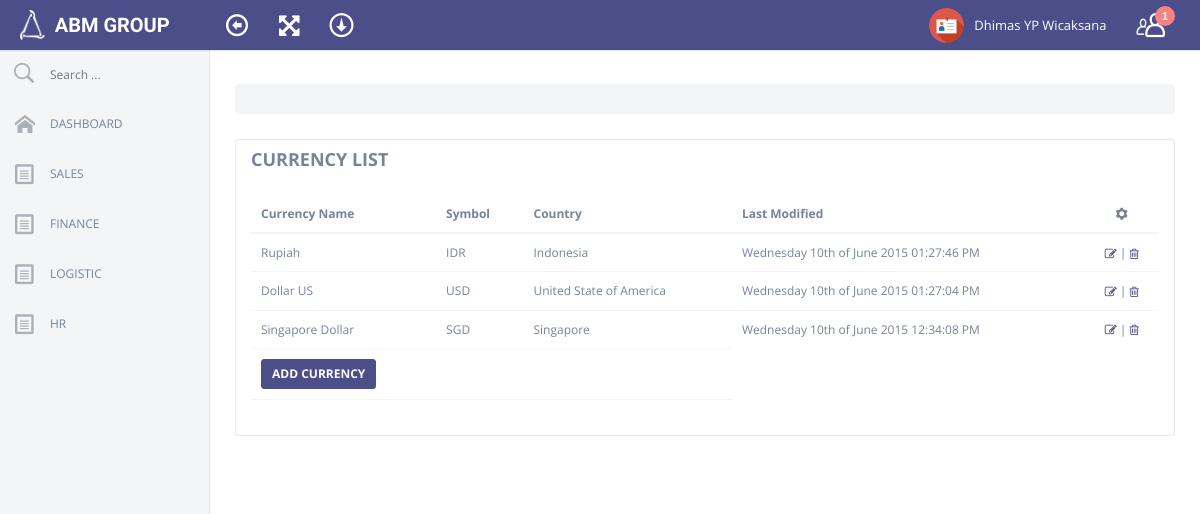
Page /listCurrency.php (signed in) on the committed database.
### tables this page shows
CREATE TABLE IF NOT EXISTS `employee` (
`id_karyawan` int(255) NOT NULL,
  `no_pegawai` int(255) DEFAULT NULL,
  `join_date` varchar(100) DEFAULT '',
  `status_karyawan` varchar(1000) DEFAULT '',
  `kode_company` varchar(100) DEFAULT '',
  `nama_depan` varchar(1000) DEFAULT '',
  `nama_tengah` varchar(1000) DEFAULT '',
  `nama_belakang` varchar(1000) DEFAULT '',
  `tempat_lahir` varchar(1000) DEFAULT '',
  `ttl_karyawan` varchar(1000) DEFAULT '',
  `alamat_karyawan` varchar(1000) DEFAULT '',
  `kota_karyawan` varchar(1000) DEFAULT '',
  `kodepos_karyawan` int(255) DEFAULT NULL,
  `propinsi_karyawan` varchar(1000) DEFAULT '',
  `negara_karyawan` varchar(1000) DEFAULT '',
  `telpon_karyawan` varchar(1000) DEFAULT '',
  `mobile_karyawan` varchar(1000) DEFAULT '',
  `email_karyawan` varchar(1000) DEFAULT '',
  `job_tittle` varchar(1000) DEFAULT '',
  `basic_salary` int(255) DEFAULT NULL,
  `meals_salary` int(255) DEFAULT NULL,
  `npwp` varchar(1000) DEFAULT '',
  `bpjs` varchar(1000) DEFAULT '',
  `sex` varchar(1000) DEFAULT '',
  `martial_status` varchar(1000) DEFAULT '',
  `spouse_name` varchar(1000) DEFAULT '',
  `no_child` int(10) DEFAULT NULL,
  `emergency_contact` varchar(1000) DEFAULT '',
  `emergency_phone` varchar(1000) DEFAULT '',
  `id_type` varchar(1000) DEFAULT '',
  `id_no` varchar(1000) DEFAULT '',
  `foto` varchar(1000) DEFAULT '',
  `status` int(10) DEFAULT NULL,
  `vis` int(10) DEFAULT NULL,
  `create_user` varchar(1000) DEFAULT '',
  `create_date` varchar(1000) DEFAULT '',
  `modified_user` varchar(1000) DEFAULT '',
  `modified_date` varchar(1000) DEFAULT ''
);

CREATE TABLE IF NOT EXISTS `currency` (
`idCurrency` int(255) NOT NULL,
  `description` varchar(1000) NOT NULL,
  `symbol` varchar(1000) NOT NULL,
  `nation` varchar(1000) NOT NULL,
  `vis` int(10) NOT NULL,
  `createUser` varchar(1000) NOT NULL,
  `createDate` varchar(1000) NOT NULL,
  `modUser` varchar(1000) NOT NULL,
  `modDate` varchar(1000) NOT NULL
);

### listCurrency.php (the view, shortened to what this page needs)
<?PHP
	  $id2=$_SESSION['SESS_MEMBER_ID'];
	  $tampil= mysql_query("select * from user where id_pegawai='$id2'");
	  $data_tampil = mysql_fetch_array($tampil);
	  $kd_role = $data_tampil['role'];
    $peg = $data_tampil['nama_pegawai'];
    $today = date("l jS \of F Y h:i:s A");
	if ($kd_role == "1") {
  include ("head_meta.php");
?>
<body>
  <?PHP
  include ("header.php");
  include ("sidebar.php");
  ?>
<div id=content>
  <div class=content-wrapper>
    <div class="row">
      <div class="col-lg-12 heading">
        <br>
        <ul id="crumb" class="breadcrumb">
        </ul>
      </div>
    </div>
    <div class=outlet>
      <div class=row>
        <div class=col-lg-12>
          <div class="panel panel-default plain panelRefresh">
            <div class="panel-heading white-bg">
              <h4>CURRENCY LIST</h4>
            </div>
            <div class=panel-body>
              <table class="table display" id=datatable>
                <thead>
                  <tr>
                    <th>Currency Name
                    <th>Symbol
                    <th>Country
                    <th>Last Modified
                    <th class="text-center"><i class="im-cog"></i>
                <tbody>
					        <?PHP
                    $mu= mysql_query("select * from currency where vis='0' order by idCurrency asc limit 0, 10");
						          While($mu2= mysql_fetch_assoc($mu))
                      {
								        echo '<tr class="odd gradeX">';
								        echo '<td>'.$mu2['description'];
								        echo '<td>'.$mu2['symbol'];
								        echo '<td>'.$mu2['nation'];
                        echo '<td>'.$mu2['modDate'];
                        echo '<td class="text-center"><a href="editCurrency.php?kd='.$mu2["idCurrency"].'" target="_Blank"><i class="fa-edit"></i></a> | ';
								        echo '<a href="sys/engine/delCurrency.php?kd='.$mu2["idCurrency"].'&&dt='.$today.'&&pg='.$peg.'&&clt='.$mu2["description"].'&&swch=1" onclick=\'return confirm("Anda yakin ingin menghapus?")\'><i class="fa-trash"></i></a>';
							        }
					        ?>
                <tfoot>
                  <tr>
                    <th><a href=#myModal role=button data-toggle=modal><button type=button class="btn btn-sm btn-primary">ADD CURRENCY</button></a>
                    <th>
                    <th>
              </table>
            </div>
          </div>
        </div>
      </div>
        <div class=col-lg-12>
        </div>
    </div>
  </div>
</div>
<?PHP 	}  else { header("Location: error_page.php"); } ?>

### header.php (shortened to what this page needs)
Start #header -->
<div id="header">
  <div class=container-fluid>
    <div class=navbar>
      <div class="navbar-header">
        <a class=navbar-brand href=dashboard.php>
          <img style="margin: 5px 5px 10px 20px;" width="25" height="30" src=assets/img/logo01.png>
            <span class=text-logo>ABM GROUP</span><span class=text-slogan></span></a></div>
              <nav class=top-nav role=navigation>
                <ul class="nav navbar-nav pull-left">
                  <li id="toggle-sidebar-li"><a href=# id="toggle-sidebar"><i class=en-arrow-left2></i></a></li>
                  <li><a href=# class=full-screen><i class=fa-fullscreen></i></a></li>
                  <li><a href=# id="toggle-header-area"><i class=ec-download></i></a></li>
                </ul>
        <ul class="nav navbar-nav pull-right">
          <?PHP
                $idu= $data_tampil['nama_pegawai'];
                $idu2= mysql_query("select * from employee where nama_depan='$idu'") or die(mysql_error());
                $idu4= mysql_result($idu2, 0, 'nama_depan');
                $idu5= mysql_result($idu2, 0, 'nama_tengah');
                $idu6= mysql_result($idu2, 0, 'nama_belakang');
          ?>
          <li class=dropdown>
            <a href=# data-toggle=dropdown>
              <img class=user-avatar src=assets/img/ico/profile.png >
              <?PHP echo $idu4 ?> <?PHP echo $idu5 ?> <?PHP echo $idu6 ?>
            </a>
          </li>
          <li id="toggle-right-sidebar-li"><a href=# id="toggle-right-sidebar"><i class="ec-users"></i> <span class="notification">1</span></a></li>
        </ul>
      </nav>
    </div>
  </div>
</div>

### rows in the picture
employee: nama_depan "Dhimas", nama_belakang "YP Wicaksana"
currency: description "Rupiah", symbol "IDR", nation "Indonesia", modDate "Wednesday 10th of June 2015 01:27:46 PM"
currency: description "Dollar US", symbol "USD", nation "United State of America", modDate "Wednesday 10th of June 2015 01:27:04 PM"
currency: description "Singapore Dollar", symbol "SGD", nation "Singapore", modDate "Wednesday 10th of June 2015 12:34:08 PM"
